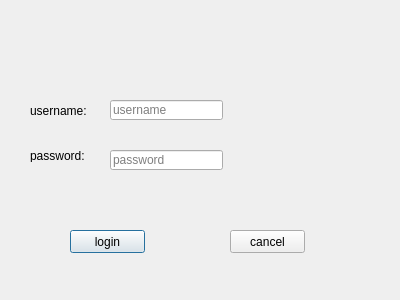
<?xml version="1.0" encoding="UTF-8"?>
<ui version="4.0">
 <class>LoginDialog</class>
 <widget class="QDialog" name="LoginDialog">
  <property name="geometry">
   <rect>
    <x>0</x>
    <y>0</y>
    <width>400</width>
    <height>300</height>
   </rect>
  </property>
  <property name="windowTitle">
   <string>Dialog</string>
  </property>
  <widget class="QLabel" name="label">
   <property name="geometry">
    <rect>
     <x>30</x>
     <y>100</y>
     <width>61</width>
     <height>21</height>
    </rect>
   </property>
   <property name="text">
    <string>username:</string>
   </property>
  </widget>
  <widget class="QLabel" name="label_2">
   <property name="geometry">
    <rect>
     <x>30</x>
     <y>150</y>
     <width>54</width>
     <height>12</height>
    </rect>
   </property>
   <property name="text">
    <string>password:</string>
   </property>
  </widget>
  <widget class="QLineEdit" name="usrLineEdit">
   <property name="geometry">
    <rect>
     <x>110</x>
     <y>100</y>
     <width>113</width>
     <height>20</height>
    </rect>
   </property>
   <property name="placeholderText">
    <string>username</string>
   </property>
  </widget>
  <widget class="QLineEdit" name="pwdLineEdit">
   <property name="geometry">
    <rect>
     <x>110</x>
     <y>150</y>
     <width>113</width>
     <height>20</height>
    </rect>
   </property>
   <property name="echoMode">
    <enum>QLineEdit::Password</enum>
   </property>
   <property name="placeholderText">
    <string>password</string>
   </property>
  </widget>
  <widget class="QPushButton" name="loginBtn">
   <property name="geometry">
    <rect>
     <x>70</x>
     <y>230</y>
     <width>75</width>
     <height>23</height>
    </rect>
   </property>
   <property name="text">
    <string>login</string>
   </property>
  </widget>
  <widget class="QPushButton" name="exitBtn">
   <property name="geometry">
    <rect>
     <x>230</x>
     <y>230</y>
     <width>75</width>
     <height>23</height>
    </rect>
   </property>
   <property name="text">
    <string>cancel</string>
   </property>
  </widget>
 </widget>
 <resources/>
 <connections>
  <connection>
   <sender>exitBtn</sender>
   <signal>clicked()</signal>
   <receiver>LoginDialog</receiver>
   <slot>close()</slot>
   <hints>
    <hint type="sourcelabel">
     <x>267</x>
     <y>241</y>
    </hint>
    <hint type="destinationlabel">
     <x>199</x>
     <y>149</y>
    </hint>
   </hints>
  </connection>
 </connections>
</ui>
